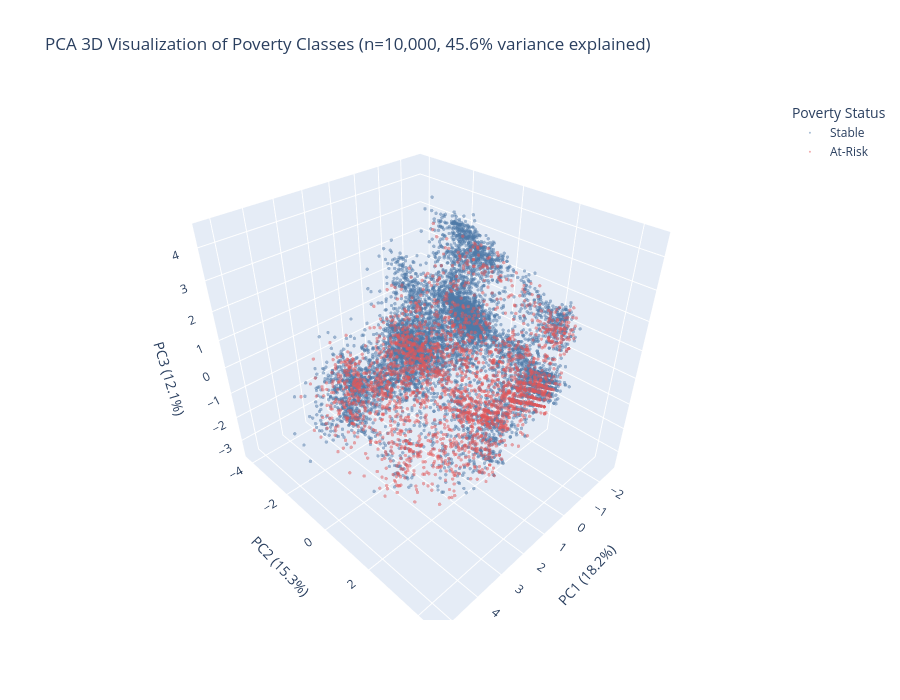

Source (notebook cell):
### Code cell
# 3D Interactive Scatter Plot with Plotly
fig_3d = px.scatter_3d(
    pca_sample,
    x='PC1', y='PC2', z='PC3',
    color='Poverty_Status',
    color_discrete_map={'Stable': '#4e79a7', 'At-Risk': '#e15759'},
    opacity=0.5,
    title=f'PCA 3D Visualization of Poverty Classes (n={sample_size:,}, {pca.explained_variance_ratio_.sum()*100:.1f}% variance explained)',
    labels={'PC1': f'PC1 ({pca.explained_variance_ratio_[0]*100:.1f}%)',
            'PC2': f'PC2 ({pca.explained_variance_ratio_[1]*100:.1f}%)',
            'PC3': f'PC3 ({pca.explained_variance_ratio_[2]*100:.1f}%)'},
    width=900,
    height=700
)

fig_3d.update_traces(marker=dict(size=2))
fig_3d.update_layout(
    legend_title_text='Poverty Status',
    scene=dict(
        xaxis_title=f'PC1 ({pca.explained_variance_ratio_[0]*100:.1f}%)',
        yaxis_title=f'PC2 ({pca.explained_variance_ratio_[1]*100:.1f}%)',
        zaxis_title=f'PC3 ({pca.explained_variance_ratio_[2]*100:.1f}%)'
    )
)
fig_3d.show()

### Figure 1 — Plotly figure (JSON) as saved in the notebook; plotly's stock layout.template omitted (floating-point values rounded to 4 significant figures; data arrays with more than 128 entries replaced by an {"elided": "..."} marker saying what was removed)
{"data": [{"hovertemplate": "Poverty_Status=Stable<br>PC1 (18.2%)=%{x}<br>PC2 (15.3%)=%{y}<br>PC3 (12.1%)=%{z}<extra></extra>", "legendgroup": "Stable", "marker": {"color": "#4e79a7", "opacity": 0.5, "size": 2, "symbol": "circle"}, "mode": "markers", "name": "Stable", "scene": "scene", "showlegend": true, "type": "scatter3d", "x": {"elided": "7595 float values"}, "y": {"elided": "7595 float values"}, "z": {"elided": "7595 float values"}}, {"hovertemplate": "Poverty_Status=At-Risk<br>PC1 (18.2%)=%{x}<br>PC2 (15.3%)=%{y}<br>PC3 (12.1%)=%{z}<extra></extra>", "legendgroup": "At-Risk", "marker": {"color": "#e15759", "opacity": 0.5, "size": 2, "symbol": "circle"}, "mode": "markers", "name": "At-Risk", "scene": "scene", "showlegend": true, "type": "scatter3d", "x": {"elided": "2405 float values"}, "y": {"elided": "2405 float values"}, "z": {"elided": "2405 float values"}}], "layout": {"height": 700, "legend": {"title": {"text": "Poverty Status"}, "tracegroupgap": 0}, "scene": {"domain": {"x": [0, 1], "y": [0, 1]}, "xaxis": {"title": {"text": "PC1 (18.2%)"}}, "yaxis": {"title": {"text": "PC2 (15.3%)"}}, "zaxis": {"title": {"text": "PC3 (12.1%)"}}}, "title": {"text": "PCA 3D Visualization of Poverty Classes (n=10,000, 45.6% variance explained)"}, "width": 900}}
